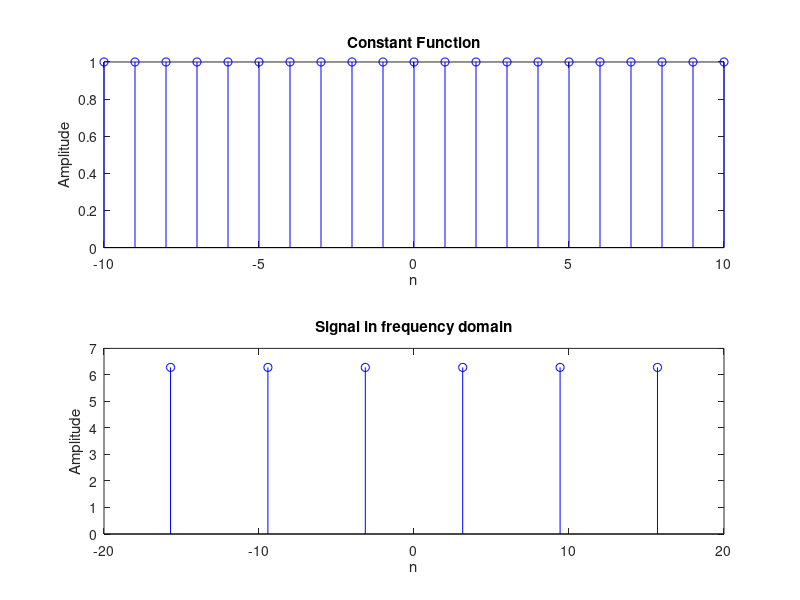

Reproduce this figure in MATLAB.
clc;
clear all;
clf;

n = -10 : 1 : 10;
l = length(n);
y = ones(1,l);

r = -5*pi : 2*pi : 5*pi;
x = 2*pi*ones(1, length(r));

#Plotting input
subplot(2, 1, 1);
stem(n, y, 'b');
xlabel("n");
ylabel("Amplitude");
title("Constant Function");

#Plotting output
subplot(2, 1, 2);
stem(r, x, 'b');
xlabel("n");
ylabel("Amplitude");
title("Signal in frequency domain");
